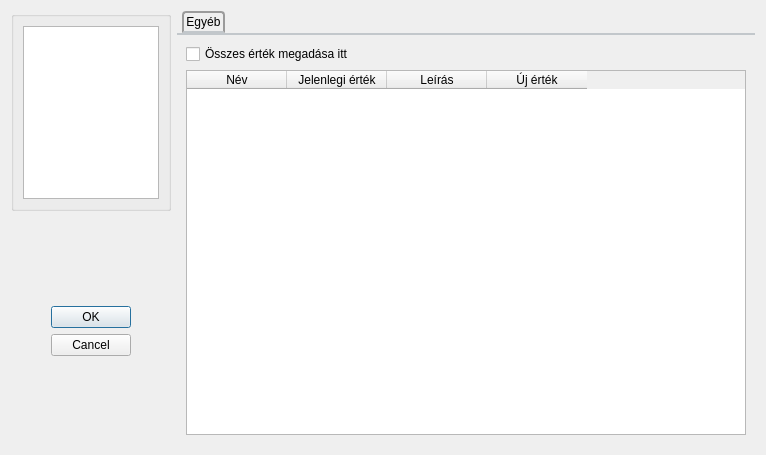
<?xml version="1.0" encoding="UTF-8"?>
<ui version="4.0">
 <class>InitDialog</class>
 <widget class="QDialog" name="InitDialog">
  <property name="windowModality">
   <enum>Qt::WindowModal</enum>
  </property>
  <property name="geometry">
   <rect>
    <x>0</x>
    <y>0</y>
    <width>766</width>
    <height>455</height>
   </rect>
  </property>
  <property name="mouseTracking">
   <bool>false</bool>
  </property>
  <property name="windowTitle">
   <string>Értékadás</string>
  </property>
  <property name="windowOpacity">
   <double>1.000000000000000</double>
  </property>
  <property name="styleSheet">
   <string notr="true"> QTabWidget::pane { /* The tab widget frame */
     border-top: 2px solid #C2C7CB;
 }

 QTabWidget::tab-bar {
     left: 5px; /* move to the right by 5px */
 }

 /* Style the tab using the tab sub-control. Note that
     it reads QTabBar _not_ QTabWidget */
 QTabBar::tab {
     background: qlineargradient(x1: 0, y1: 0, x2: 0, y2: 1,
                                 stop: 0 #E1E1E1, stop: 0.4 #DDDDDD,
                                 stop: 0.5 #D8D8D8, stop: 1.0 #D3D3D3);
     border: 2px solid #C4C4C3;
     border-bottom-color: #C2C7CB; /* same as the pane color */
     border-top-left-radius: 4px;
     border-top-right-radius: 4px;
     min-width: 8ex;
     padding: 2px;
 }

 QTabBar::tab:selected, QTabBar::tab:hover {
     background: qlineargradient(x1: 0, y1: 0, x2: 0, y2: 1,
                                 stop: 0 #fafafa, stop: 0.4 #f4f4f4,
                                 stop: 0.5 #e7e7e7, stop: 1.0 #fafafa);
 }

 QTabBar::tab:selected {
     border-color: #9B9B9B;
     border-bottom-color: #C2C7CB; /* same as pane color */
 }

 QTabBar::tab:!selected {
     margin-top: 2px; /* make non-selected tabs look smaller */
 }</string>
  </property>
  <property name="modal">
   <bool>true</bool>
  </property>
  <layout class="QGridLayout" name="gridLayout_14">
   <item row="0" column="0">
    <layout class="QVBoxLayout" name="verticalLayout_12">
     <item>
      <widget class="QGroupBox" name="groupBox_10">
       <property name="sizePolicy">
        <sizepolicy hsizetype="Fixed" vsizetype="Fixed">
         <horstretch>0</horstretch>
         <verstretch>0</verstretch>
        </sizepolicy>
       </property>
       <property name="maximumSize">
        <size>
         <width>160</width>
         <height>200</height>
        </size>
       </property>
       <property name="styleSheet">
        <string notr="true"/>
       </property>
       <property name="title">
        <string/>
       </property>
       <layout class="QGridLayout" name="gridLayout_11">
        <item row="0" column="0">
         <widget class="QListWidget" name="listWidget">
          <property name="sizePolicy">
           <sizepolicy hsizetype="Fixed" vsizetype="Fixed">
            <horstretch>0</horstretch>
            <verstretch>0</verstretch>
           </sizepolicy>
          </property>
          <property name="maximumSize">
           <size>
            <width>141</width>
            <height>200</height>
           </size>
          </property>
         </widget>
        </item>
       </layout>
      </widget>
     </item>
     <item>
      <layout class="QGridLayout" name="gridLayout_13">
       <item row="0" column="0">
        <spacer name="verticalSpacer">
         <property name="orientation">
          <enum>Qt::Vertical</enum>
         </property>
         <property name="sizeHint" stdset="0">
          <size>
           <width>20</width>
           <height>40</height>
          </size>
         </property>
        </spacer>
       </item>
       <item row="1" column="0">
        <layout class="QHBoxLayout" name="horizontalLayout_15">
         <item>
          <spacer name="horizontalSpacer_3">
           <property name="orientation">
            <enum>Qt::Horizontal</enum>
           </property>
           <property name="sizeType">
            <enum>QSizePolicy::Minimum</enum>
           </property>
           <property name="sizeHint" stdset="0">
            <size>
             <width>40</width>
             <height>20</height>
            </size>
           </property>
          </spacer>
         </item>
         <item>
          <widget class="QDialogButtonBox" name="buttonBox">
           <property name="enabled">
            <bool>true</bool>
           </property>
           <property name="orientation">
            <enum>Qt::Vertical</enum>
           </property>
           <property name="standardButtons">
            <set>QDialogButtonBox::Cancel|QDialogButtonBox::Ok</set>
           </property>
           <property name="centerButtons">
            <bool>true</bool>
           </property>
          </widget>
         </item>
         <item>
          <spacer name="horizontalSpacer_4">
           <property name="orientation">
            <enum>Qt::Horizontal</enum>
           </property>
           <property name="sizeType">
            <enum>QSizePolicy::Minimum</enum>
           </property>
           <property name="sizeHint" stdset="0">
            <size>
             <width>40</width>
             <height>20</height>
            </size>
           </property>
          </spacer>
         </item>
        </layout>
       </item>
       <item row="2" column="0">
        <layout class="QHBoxLayout" name="horizontalLayout_7"/>
       </item>
       <item row="3" column="0">
        <spacer name="verticalSpacer_3">
         <property name="orientation">
          <enum>Qt::Vertical</enum>
         </property>
         <property name="sizeHint" stdset="0">
          <size>
           <width>20</width>
           <height>40</height>
          </size>
         </property>
        </spacer>
       </item>
      </layout>
     </item>
    </layout>
   </item>
   <item row="0" column="1">
    <widget class="QTabWidget" name="tabWidget">
     <property name="autoFillBackground">
      <bool>false</bool>
     </property>
     <property name="styleSheet">
      <string notr="true"/>
     </property>
     <property name="currentIndex">
      <number>0</number>
     </property>
     <widget class="QWidget" name="tab_2">
      <attribute name="title">
       <string>Egyéb</string>
      </attribute>
      <layout class="QGridLayout" name="gridLayout_12">
       <item row="1" column="0">
        <widget class="QTableWidget" name="valuesTableIWidget">
         <property name="styleSheet">
          <string notr="true"/>
         </property>
         <property name="alternatingRowColors">
          <bool>true</bool>
         </property>
         <attribute name="verticalHeaderVisible">
          <bool>false</bool>
         </attribute>
         <column>
          <property name="text">
           <string>Név</string>
          </property>
         </column>
         <column>
          <property name="text">
           <string>Jelenlegi érték</string>
          </property>
         </column>
         <column>
          <property name="text">
           <string>Leírás</string>
          </property>
         </column>
         <column>
          <property name="text">
           <string>Új érték</string>
          </property>
         </column>
        </widget>
       </item>
       <item row="0" column="0">
        <widget class="QCheckBox" name="editVariablesCheckBox">
         <property name="text">
          <string>Összes érték megadása itt</string>
         </property>
        </widget>
       </item>
      </layout>
     </widget>
    </widget>
   </item>
  </layout>
 </widget>
 <tabstops>
  <tabstop>editVariablesCheckBox</tabstop>
  <tabstop>tabWidget</tabstop>
  <tabstop>valuesTableIWidget</tabstop>
  <tabstop>listWidget</tabstop>
  <tabstop>buttonBox</tabstop>
 </tabstops>
 <resources/>
 <connections>
  <connection>
   <sender>listWidget</sender>
   <signal>currentRowChanged(int)</signal>
   <receiver>tabWidget</receiver>
   <slot>setCurrentIndex(int)</slot>
   <hints>
    <hint type="sourcelabel">
     <x>97</x>
     <y>199</y>
    </hint>
    <hint type="destinationlabel">
     <x>369</x>
     <y>190</y>
    </hint>
   </hints>
  </connection>
  <connection>
   <sender>buttonBox</sender>
   <signal>accepted()</signal>
   <receiver>InitDialog</receiver>
   <slot>accept()</slot>
   <hints>
    <hint type="sourcelabel">
     <x>95</x>
     <y>316</y>
    </hint>
    <hint type="destinationlabel">
     <x>382</x>
     <y>217</y>
    </hint>
   </hints>
  </connection>
  <connection>
   <sender>buttonBox</sender>
   <signal>rejected()</signal>
   <receiver>InitDialog</receiver>
   <slot>reject()</slot>
   <hints>
    <hint type="sourcelabel">
     <x>95</x>
     <y>316</y>
    </hint>
    <hint type="destinationlabel">
     <x>382</x>
     <y>217</y>
    </hint>
   </hints>
  </connection>
  <connection>
   <sender>InitDialog</sender>
   <signal>accepted()</signal>
   <receiver>InitDialog</receiver>
   <slot>OKPressed2()</slot>
   <hints>
    <hint type="sourcelabel">
     <x>382</x>
     <y>217</y>
    </hint>
    <hint type="destinationlabel">
     <x>382</x>
     <y>217</y>
    </hint>
   </hints>
  </connection>
  <connection>
   <sender>editVariablesCheckBox</sender>
   <signal>toggled(bool)</signal>
   <receiver>InitDialog</receiver>
   <slot>editVariablesClicked(bool)</slot>
   <hints>
    <hint type="sourcelabel">
     <x>280</x>
     <y>42</y>
    </hint>
    <hint type="destinationlabel">
     <x>382</x>
     <y>217</y>
    </hint>
   </hints>
  </connection>
 </connections>
 <slots>
  <slot>setNationalEquationText()</slot>
  <slot>setMoneyEquationText()</slot>
  <slot>setOutputEquationText()</slot>
  <slot>setConsumeEquationText()</slot>
  <slot>setInvestEquationText()</slot>
  <slot>setRealMoneyDemandEquationText()</slot>
  <slot>setRealMoneyDemandEquation2Text()</slot>
  <slot>setLabourEquationText()</slot>
  <slot>setSavingsEquationText()</slot>
  <slot>OKPressed2()</slot>
  <slot>refreshValuesInDialog()</slot>
  <slot>editVariablesClicked(bool)</slot>
 </slots>
</ui>
